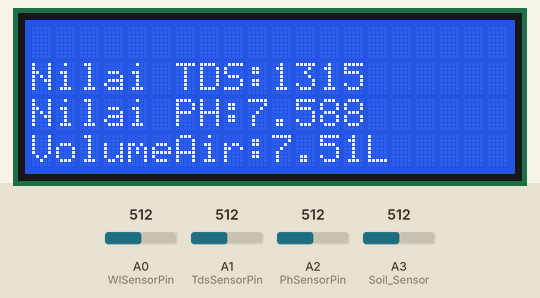
This sketch was run on a simulated Arduino Uno, built with avr-gcc and run on an emulated ATmega328P. Parts: 20×4 character LCD. Inputs (shaded band) come from the test bench; at power-on: A0 (WlSensorPin) = 512, A1 (TdsSensorPin) = 512, A2 (PhSensorPin) = 512, A3 (Soil_Sensor) = 512. What the sketch prints to the serial monitor is not drawn.

Above: at 1.2 s.
1.3 s: A0 (WlSensorPin) set to 480
At 3.0 s:
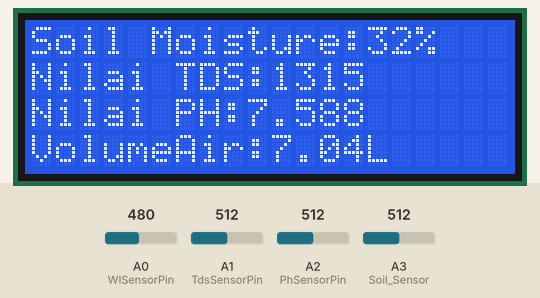
3.9 s: A1 (TdsSensorPin) set to 480
At 5.0 s:
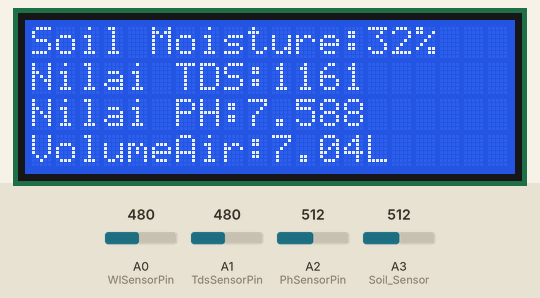
5.8 s: A2 (PhSensorPin) set to 480
At 7.2 s:
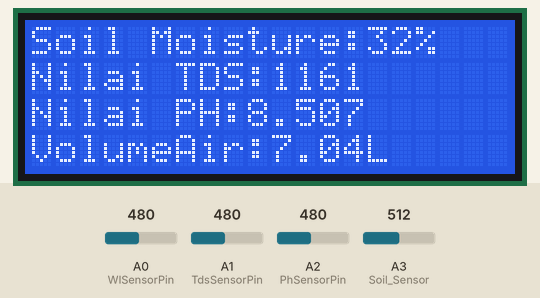
8.4 s: A3 (Soil_Sensor) set to 480
At 10.5 s:
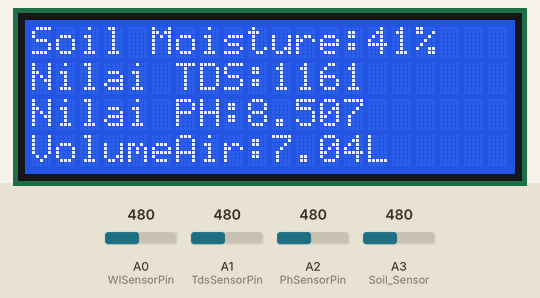
11.0 s: A0 (WlSensorPin) set to 500
At 13.1 s:
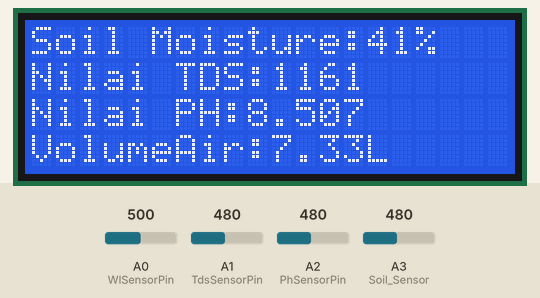
13.5 s: A1 (TdsSensorPin) set to 500
At 15.0 s:
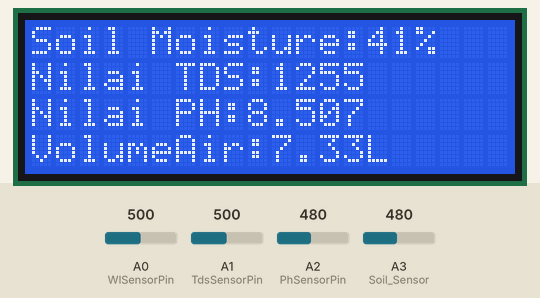
Timing chart, 0 to 16.4 s (numbered marks = the images above; inputs shaded):
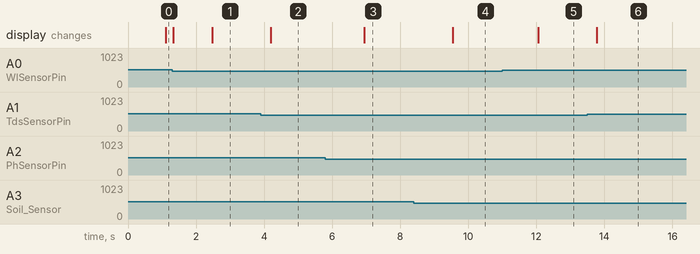

Measured:
- after the input at 1.3 s, the display: first differs from a run without the input after 1.2 s (image 1)
- after the input at 3.9 s, the display: changes after 0.30 s (image 2)
- after the input at 5.8 s, the display: changes after 1.1 s (image 3)
- after the input at 8.4 s, the display: changes after 1.1 s (image 4)
- after the input at 11.0 s, the display: changes after 1.1 s (image 5)
- after the input at 13.5 s, the display: changes after 0.28 s (image 6)

The sketch:

3sensors_1_LCD_EDITED-Master_ok1_1_01_EDITED.ino
```cpp
#include <LiquidCrystal_I2C.h>
//Soil Sensor
int Soil_Sensor = A3;
int Soil_Value = 0;
int percentValue = 0;
int alarm = 8;
int Led = 9;

//PH SENSOR
int PhSensorPin = A2;
float Po = 0;

//Water Level
int WlSensorPin = A0;

float panjangSensor = 15.0 ;
// Value for storing water level
int val = 0;
//TDS STUFF
#include <EEPROM.h>
#include "GravityTDS.h"

int TdsSensorPin =  A1;

GravityTDS gravityTds;

float temperature = 25,tdsValue = 0;

LiquidCrystal_I2C lcd(0x27 ,20,4);

void setup(){

  pinMode(WlSensorPin, INPUT);
Serial.begin(9600);
//PH

  pinMode(PhSensorPin, INPUT);
Serial.begin(9600);

//Soil
pinMode(Soil_Sensor, INPUT);

//TDS DISPLAY

   Serial.begin(9600);
    gravityTds.setPin(TdsSensorPin);
    gravityTds.setAref(5.0);  //reference voltage on ADC, default 5.0V on Arduino UNO
    gravityTds.setAdcRange(1024);  //1024 for 10bit ADC;4096 for 12bit ADC
    gravityTds.begin();  //initialization
    lcd.init();
}

void loop()
{
    //temperature = readTemperature();  //add your temperature sensor and read it
    lcd.backlight();
    gravityTds.setTemperature(temperature);  // set the temperature and execute temperature compensation
    gravityTds.update();  //sample and calculate
    tdsValue = gravityTds.getTdsValue();  // then get the value
    Serial.print(tdsValue,0);
    Serial.println("ppm");
     lcd.setCursor(0,1);
     lcd.print("Nilai TDS:");
     lcd.print(tdsValue,0);

    //PH VALUE
 int pengukuranPh = analogRead(PhSensorPin);
   lcd.backlight();
   Serial.print("Nilai ADC Ph: ");
   Serial.println(pengukuranPh);
   double TeganganPh = 5 / 1024.0 * pengukuranPh;
   Serial.print("TeganganPh: ");
   Serial.println(TeganganPh, 3);
      ///Po = 7.00 + ((teganganPh7 - TeganganPh) / PhStep);
   Po = 7.00 + ((2.6 - TeganganPh) / 0.17);
   Serial.print("Nilai PH: ");
   Serial.println(Po, 3);
   lcd.setCursor(0,2);
   lcd.print("Nilai PH:");
   lcd.print(Po, 3);
   delay(1000);

//WATER VALUE
 //get the reading from the function below and print it
 int nilai = analogRead(WlSensorPin);
  float VolumeAir = nilai * panjangSensor / 1023;
  lcd.backlight();
  Serial.print("VolumeAir: ");
  Serial.println(VolumeAir);

  lcd.setCursor(0,3);
  lcd.print("VolumeAir:");
  lcd.print(VolumeAir);
  lcd.backlight();
  lcd.print("L");
  delay(100);

 //Soil Value
int Soil_Value = analogRead(A3);
 Serial.print("\n\Soil Value: ");
 Serial.print(Soil_Value);
  if(Soil_Value>490) digitalWrite(alarm,HIGH);
  if(Soil_Value>490) digitalWrite(Led, HIGH);
  else if(Soil_Value<250) digitalWrite(alarm,LOW);
  if(Soil_Value<250) digitalWrite(Led,LOW);
  delay(100);
   percentValue = map(Soil_Value, 630, 270, 0, 100);
   lcd.backlight();
  Serial.print("\nPercentValue: ");
  Serial.print(percentValue);
  Serial.print("%");
  lcd.setCursor(0, 0);
  lcd.print("Soil Moisture:");
  lcd.print(percentValue);
  lcd.backlight();
  lcd.print("%");
  delay(100);
}
```
